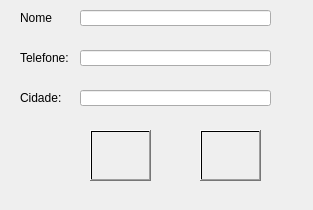
<?xml version="1.0" encoding="UTF-8"?>
<ui version="4.0">
 <class>formDadosClientes</class>
 <widget class="QWidget" name="formDadosClientes">
  <property name="geometry">
   <rect>
    <x>0</x>
    <y>0</y>
    <width>313</width>
    <height>210</height>
   </rect>
  </property>
  <property name="windowTitle">
   <string>Form</string>
  </property>
  <widget class="QLabel" name="ld_nome">
   <property name="geometry">
    <rect>
     <x>20</x>
     <y>10</y>
     <width>55</width>
     <height>16</height>
    </rect>
   </property>
   <property name="text">
    <string>Nome</string>
   </property>
  </widget>
  <widget class="QLineEdit" name="txt_nome">
   <property name="geometry">
    <rect>
     <x>80</x>
     <y>10</y>
     <width>191</width>
     <height>16</height>
    </rect>
   </property>
  </widget>
  <widget class="QLineEdit" name="txt_telefone">
   <property name="geometry">
    <rect>
     <x>80</x>
     <y>50</y>
     <width>191</width>
     <height>16</height>
    </rect>
   </property>
  </widget>
  <widget class="QLineEdit" name="txt_cidade">
   <property name="geometry">
    <rect>
     <x>80</x>
     <y>90</y>
     <width>191</width>
     <height>16</height>
    </rect>
   </property>
  </widget>
  <widget class="QLabel" name="lb_telefone">
   <property name="geometry">
    <rect>
     <x>20</x>
     <y>50</y>
     <width>55</width>
     <height>16</height>
    </rect>
   </property>
   <property name="text">
    <string>Telefone:</string>
   </property>
  </widget>
  <widget class="QLabel" name="lb_cidade">
   <property name="geometry">
    <rect>
     <x>20</x>
     <y>90</y>
     <width>55</width>
     <height>16</height>
    </rect>
   </property>
   <property name="text">
    <string>Cidade:</string>
   </property>
  </widget>
  <widget class="QPushButton" name="btn_cadastrar">
   <property name="geometry">
    <rect>
     <x>200</x>
     <y>130</y>
     <width>61</width>
     <height>51</height>
    </rect>
   </property>
   <property name="styleSheet">
    <string notr="true">image: url(:/icon_cadastrar/icons/cadastrar.png);
background-color: qradialgradient(spread:pad,cx:0.5,cy:0.5, radius:0.5, fx:0.5, fy:0.5, stop: 0 rgba(255,255,255,0));</string>
   </property>
   <property name="text">
    <string/>
   </property>
  </widget>
  <widget class="QPushButton" name="btn_cancelar">
   <property name="geometry">
    <rect>
     <x>90</x>
     <y>130</y>
     <width>61</width>
     <height>51</height>
    </rect>
   </property>
   <property name="styleSheet">
    <string notr="true">image: url(:/icon_cancelar/icons/cancelar.png);
background-color: qradialgradient(spread:pad,cx:0.5,cy:0.5, radius:0.5, fx:0.5, fy:0.5, stop: 0 rgba(255,255,255,0));</string>
   </property>
   <property name="text">
    <string/>
   </property>
  </widget>
 </widget>
 <resources>
  <include location="icon_cancelar.qrc"/>
  <include location="icon_cadastrar.qrc"/>
 </resources>
 <connections/>
</ui>
